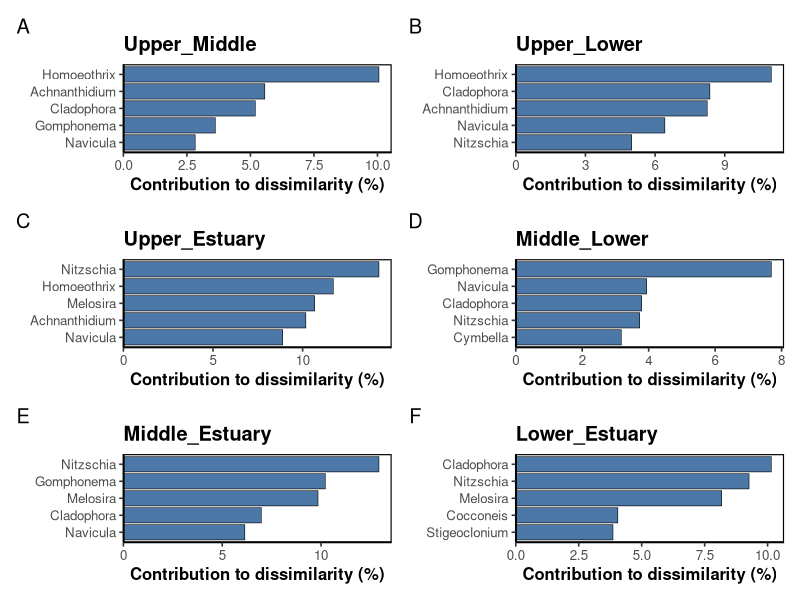

The R script that drew this image:
#-------------------------------------------------------------------------------
# 8.SIMPER（どの属が地点間の違いに効いているか）
#-------------------------------------------------------------------------------
rm(list = ls())

library(vegan)
library(ggplot2)
library(patchwork)

Sys.setenv(LANG = "en")

out.dir <- "SIMPER"
if (!dir.exists(out.dir)) dir.create(out.dir)

# 8-1. Import data
raw <- read.csv("Ayu_Rarefied_Table.csv", check.names = FALSE)
spe <- raw[, -1]
rownames(spe) <- raw$SampleID

site_names <- sub("_[0-9]+$", "", rownames(spe))
site <- factor(site_names, levels = unique(site_names))

# 8-2. SIMPER（contribution が大きい属ほど、その2地点の違いを作っている）
# 注意: SIMPERは「違いに効いている属の目安」で、有意差の検定ではない
set.seed(123)
sim <- simper(spe, site, permutations = 99)
sim_sum <- summary(sim, ordered = TRUE)
sim_sum

# 8-3. 地点の組み合わせごとに上位5属を保存
top5 <- do.call(rbind, lapply(names(sim_sum), function(nm) {
  d <- head(sim_sum[[nm]], 5)
  data.frame(Pair = nm, Genus = rownames(d), contribution = d$average, cumsum = d$cumsum)
}))
top5
write.csv(top5, file.path(out.dir, "table_simper_top5.csv"), row.names = FALSE)

# 8-4. Barplot（全ペアを1枚に）
# 1つの地点ペアの上位5属を、寄与率の大きい順に上から並べる関数
plot_simper_pair <- function(d, pair_name) {
  d$Genus <- factor(d$Genus, levels = rev(d$Genus[order(d$contribution, decreasing = TRUE)]))
  ggplot(d, aes(contribution * 100, Genus)) +
    geom_col(fill = "#4C78A8", color = "black", linewidth = 0.2) +
    scale_x_continuous(expand = expansion(mult = c(0, 0.05))) +
    labs(x = "Contribution to dissimilarity (%)", y = NULL, title = pair_name) +
    theme_classic(base_size = 12) +
    theme(panel.border = element_rect(color = "black", fill = NA, linewidth = 0.8),
          axis.title = element_text(face = "bold"),
          plot.title = element_text(face = "bold"))
}

pairs_use <- unique(as.character(top5$Pair))   # 全ペア(4地点なら6つ)
plots <- lapply(pairs_use, function(p) plot_simper_pair(top5[top5$Pair == p, ], p))

n_pair <- length(plots)
fig_simper <- wrap_plots(plots, ncol = 2) +
  plot_annotation(tag_levels = "A")   # 各パネルに A, B, C... を付ける
print(fig_simper)

ggsave(file.path(out.dir, "fig8_simper_top5_all_pairs.png"), fig_simper,
       width = 11, height = ceiling(n_pair / 2) * 4, dpi = 300, bg = "white")
